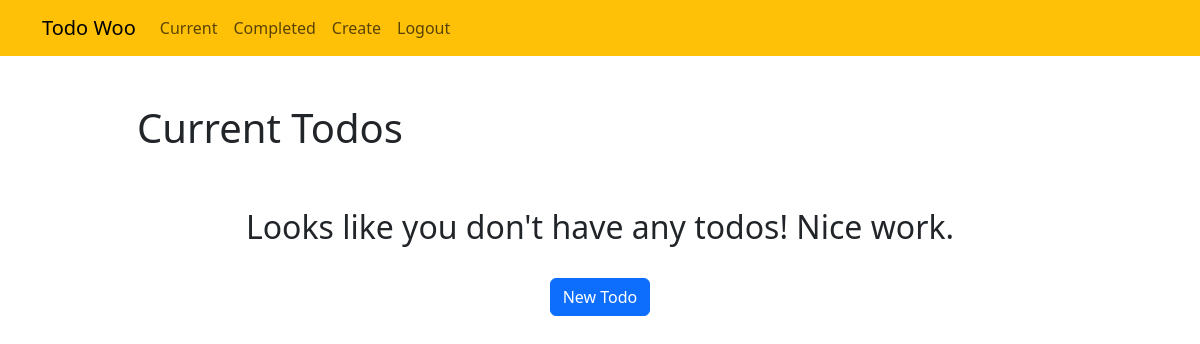
Page /current/ (signed in) on the earlier database version.
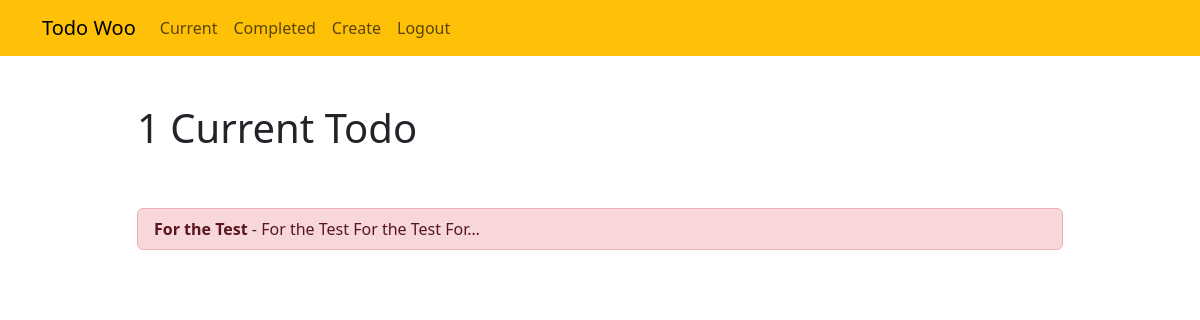
Same page on the later database version.
### Todo/models.py (models this page shows, shortened)
class Todo(models.Model):
    title=models.CharField(max_length=100)
    memo=models.TextField(blank=True)
    created= models.DateTimeField(auto_now_add=True) # auto... add the specific exact time and it will ne be editable.
    datecompleted=models.DateTimeField(null=True, blank=True)
    importance=models.BooleanField(default=False)
    user=models.ForeignKey(User, on_delete=models.CASCADE)

### Todo/views.py (the view)
# urls.py: path('current/', views.currenttodos, name='currenttodos'),
@login_required
def currenttodos(request):
    todos=Todo.objects.filter(user=request.user, datecompleted__isnull=True) # the first part of code will filter the todo list base on user login in website
    return render(request, 'todo/currenttodos.html', {'todos':todos})

### Todo/templates/todo/currenttodos.html
{% extends "todo/base.html" %}
{% block content %}
    <div class="row justify-content-center mt-5">
        <div class="col-md-10">
            {% if todos %}
                 <h1>{{ todos.count }} Current Todo{{ todos.count|pluralize }}</h1>
            {% else %}
                           <h1>Current Todos</h1>
            {% endif %}
        </div>
    </div>
    <div class="row justify-content-center mt-5">
        <div class="col-md-10">
        {% if todos %}
            <div class="list-group">
                {% for todo in todos %}
                    <a href="{% url 'todoview' todo.id %}" class="list-group-item list-group-item-action{% if todo.importance %} list-group-item-danger{% endif %}"><b>{{ todo.title }}</b>{% if todo.memo %} - {{ todo.memo|truncatechars:30 }}{% endif %}</a>
                {% endfor %}
            </div>
        {% else %}
            <div class="text-center">
                <h2>Looks like you don't have any todos! Nice work.</h2>
            <br>
            <a role="button" class="btn btn-primary" href="{% url 'createtodo' %}">New Todo</a>
            </div>
        {% endif %}
        </div>
    </div>
{% endblock %}

Differences in the rows shown:
added Todo: title "For the Test", memo "For the Test For the Test For…"
Other differences:
{{ todos.count }}: (not shown) → "1"
text no longer shown: "Current Todos Looks like you don't have any todos! Nice work. New Todo"
text now shown: "Current Todo"
